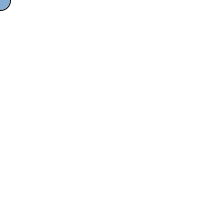
Frame 1 (no input)
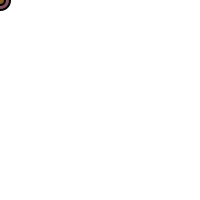
Frame 60 (the mouse pressed at the canvas centre just before this capture)
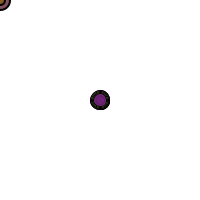
Frame 120 (the mouse held since frame 60 and released just before this capture)

The Processing sketch that drew these frames (run headless with seeded random() and noise(); from frame 60 on, the mouse is pressed at the canvas centre):

// Processing sketch: processing_93631
// ── processing_93631.pde

float r= 100;
float g = 150;
float b = 200;
float a = 200;
float diam = 20;
float x = 100;
float y = 100;

void setup () {
  size(200,200);
  background(255);
  smooth();
  
}

void draw () {
  stroke (0);
  fill(r,g,b,a);
  ellipse (mouseX,mouseY,diam,diam);
  x = int(random(0,255));
  y = int(random(0,255));
  r = int(random(0,255));
  g = int(random(0,255));
  b = int(random(0,255));
  a = int(random(0,255));
  diam = int(random(2,20));

}
